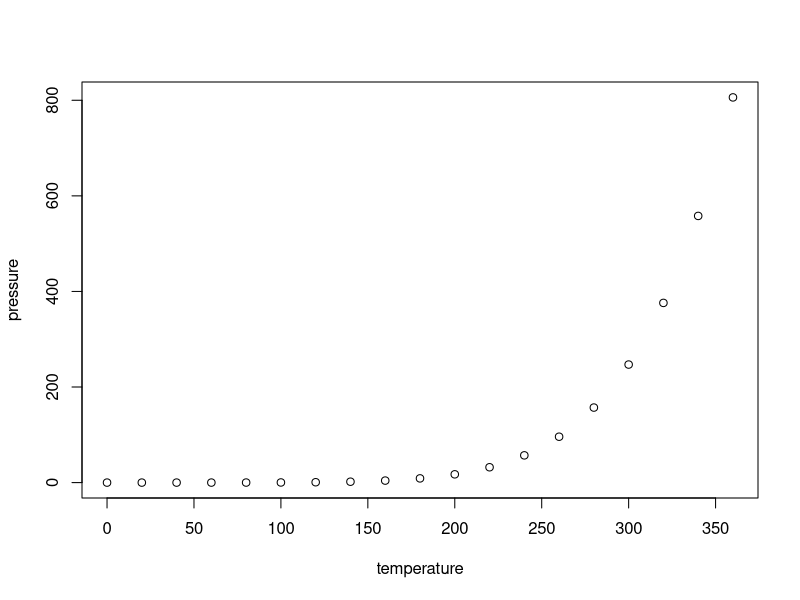
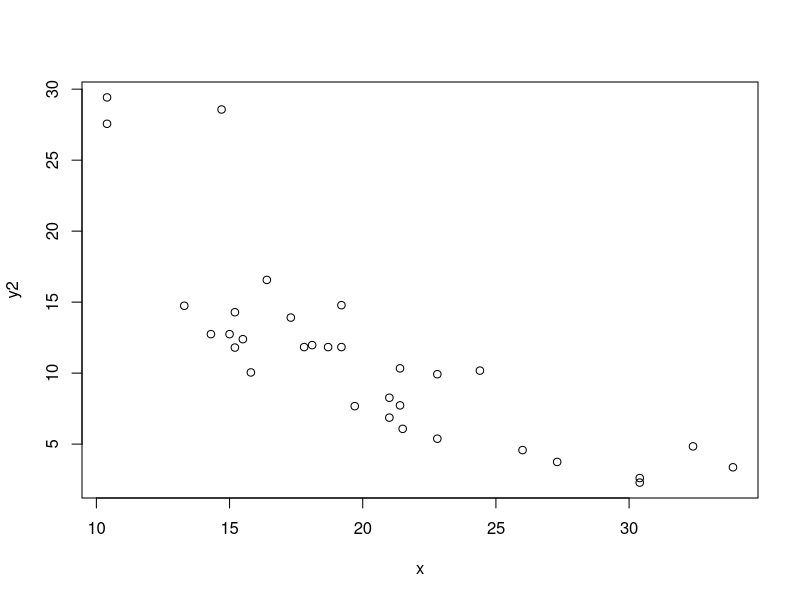

Source code (R) for these figures, in order:
## ---- chunk 1
knitr::opts_chunk$set(echo = TRUE)
## ---- chunk 2
summary(cars)
## ---- chunk 3
plot(pressure)
## ---- chunk 4
x <- mtcars$mpg
y <- mtcars$wt
y2 <- y^2
## ---- chunk 5
plot(x, y2)
